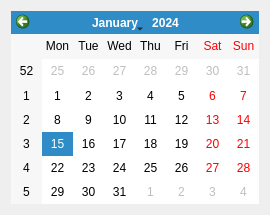
<?xml version="1.0" encoding="UTF-8"?>
<ui version="4.0">
 <class>MyTest</class>
 <widget class="QWidget" name="MyTest">
  <property name="geometry">
   <rect>
    <x>0</x>
    <y>0</y>
    <width>266</width>
    <height>215</height>
   </rect>
  </property>
  <property name="windowTitle">
   <string>Form</string>
  </property>
  <layout class="QVBoxLayout" name="verticalLayout">
   <item>
    <widget class="QCalendarWidget" name="calendarWidget"/>
   </item>
  </layout>
 </widget>
 <resources/>
 <connections/>
</ui>
